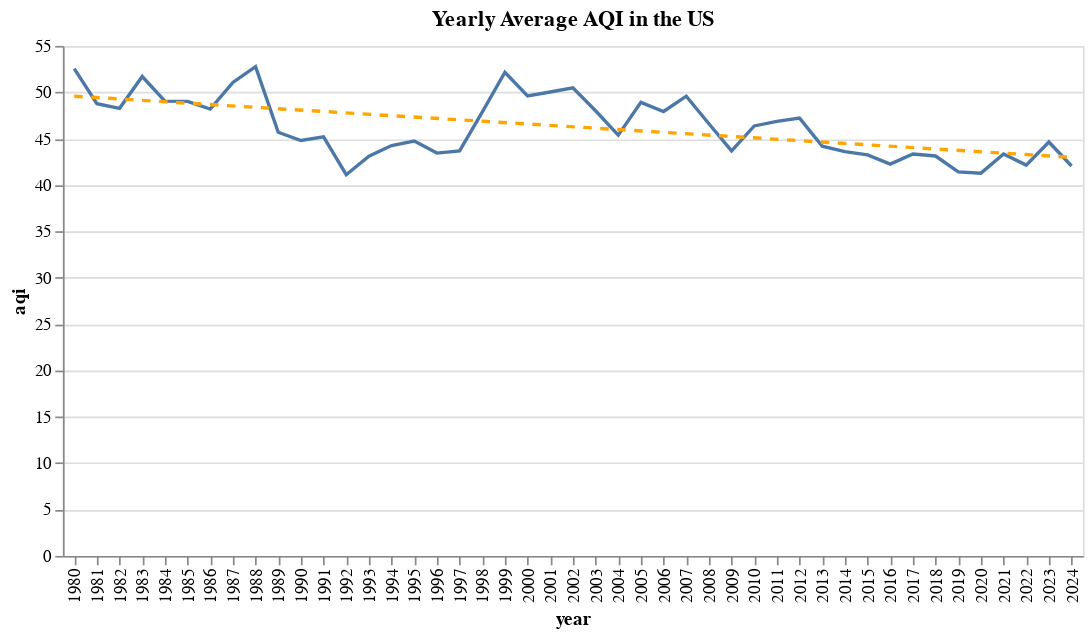

Notebook code cell kept with this figure:
### Code cell
import altair as alt
line = alt.Chart(us_yearly_avg_aqi).mark_line().encode(
    x=alt.X("year:N"),
    y="aqi:Q"
).properties(
    width=600,
    height=300,
    title="Yearly Average AQI in the US"
)

regression = line.transform_regression(
    "year", "aqi", method="linear"
).mark_line(color="orange", strokeDash=[5, 5]).encode(
    tooltip=["year:Q", "aqi:Q"]
)

line + regression

### Figure 1 — Vega-Lite specification as saved in the notebook (floating-point values rounded to 4 significant figures)
{"config": {"view": {"continuousWidth": 300, "continuousHeight": 300}}, "layer": [{"mark": {"type": "line"}, "encoding": {"x": {"field": "year", "type": "nominal"}, "y": {"field": "aqi", "type": "quantitative"}}, "title": "Yearly Average AQI in the US"}, {"mark": {"type": "line", "color": "orange", "strokeDash": [5, 5]}, "encoding": {"tooltip": [{"field": "year", "type": "quantitative"}, {"field": "aqi", "type": "quantitative"}], "x": {"field": "year", "type": "nominal"}, "y": {"field": "aqi", "type": "quantitative"}}, "title": "Yearly Average AQI in the US", "transform": [{"on": "year", "regression": "aqi", "method": "linear"}]}], "data": {"name": "data-71b85350f44833f6927ec00f7a0f76fe"}, "height": 300, "width": 600, "$schema": "https://vega.github.io/schema/vega-lite/v5.17.0.json", "datasets": {"data-71b85350f44833f6927ec00f7a0f76fe": [{"year": 1980, "aqi": 52.54}, {"year": 1981, "aqi": 48.78}, {"year": 1982, "aqi": 48.27}, {"year": 1983, "aqi": 51.7}, {"year": 1984, "aqi": 49.04}, {"year": 1985, "aqi": 49.01}, {"year": 1986, "aqi": 48.19}, {"year": 1987, "aqi": 51.06}, {"year": 1988, "aqi": 52.77}, {"year": 1989, "aqi": 45.69}, {"year": 1990, "aqi": 44.8}, {"year": 1991, "aqi": 45.19}, {"year": 1992, "aqi": 41.11}, {"year": 1993, "aqi": 43.09}, {"year": 1994, "aqi": 44.25}, {"year": 1995, "aqi": 44.74}, {"year": 1996, "aqi": 43.44}, {"year": 1997, "aqi": 43.68}, {"year": 1998, "aqi": 47.85}, {"year": 1999, "aqi": 52.15}, {"year": 2000, "aqi": 49.6}, {"year": 2001, "aqi": 50.03}, {"year": 2002, "aqi": 50.49}, {"year": 2003, "aqi": 48.0}, {"year": 2004, "aqi": 45.38}, {"year": 2005, "aqi": 48.92}, {"year": 2006, "aqi": 47.93}, {"year": 2007, "aqi": 49.58}, {"year": 2008, "aqi": 46.6}, {"year": 2009, "aqi": 43.67}, {"year": 2010, "aqi": 46.37}, {"year": 2011, "aqi": 46.86}, {"year": 2012, "aqi": 47.21}, {"year": 2013, "aqi": 44.18}, {"year": 2014, "aqi": 43.6}, {"year": 2015, "aqi": 43.24}, {"year": 2016, "aqi": 42.25}, {"year": 2017, "aqi": 43.34}, {"year": 2018, "aqi": 43.13}, {"year": 2019, "aqi": 41.41}, {"year": 2020, "aqi": 41.27}, {"year": 2021, "aqi": 43.34}, {"year": 2022, "aqi": 42.14}, {"year": 2023, "aqi": 44.64}, {"year": 2024, "aqi": 42.05}]}}
